Frame 1 (no input): blank canvas, image omitted
Frame 60 (the mouse pressed at the canvas centre just before this capture): blank canvas, image omitted
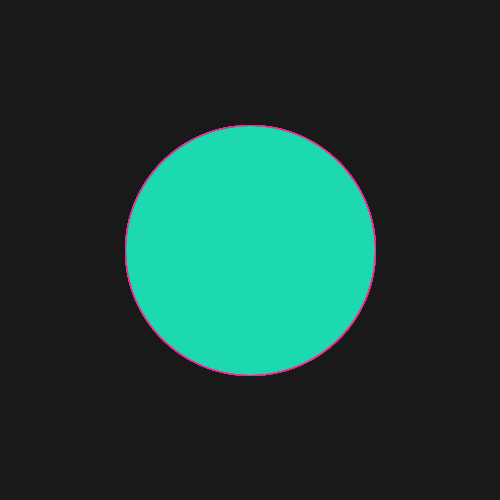
Frame 120 (the mouse held since frame 60 and released just before this capture)

The Processing sketch whose frames 1 and 60 were blank and that drew this single picture after the mouse press (run headless with seeded random() and noise(); from frame 60 on, the mouse is pressed at the canvas centre):

// Processing sketch: processing_61223
// ── processing_61223.pde

void setup() {
  smooth();
  size(500, 500);
  noCursor();

  ellipseMode (CENTER);
}

void draw() {
  frameRate(8);


  if (mousePressed) {

    noStroke ();
    fill(38, 255, 200, 30);
  }

  else {
  }

  stroke(255, 38, 150);
  ellipse(mouseX, mouseX, mouseY, mouseY );

  noStroke();
  fill(5, 5);
  rect(0, 0, 500, 500);
}
